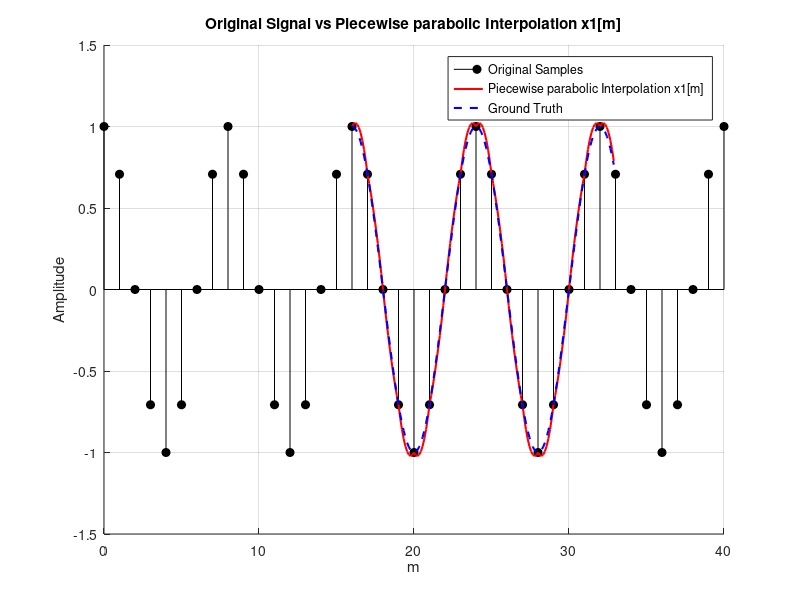
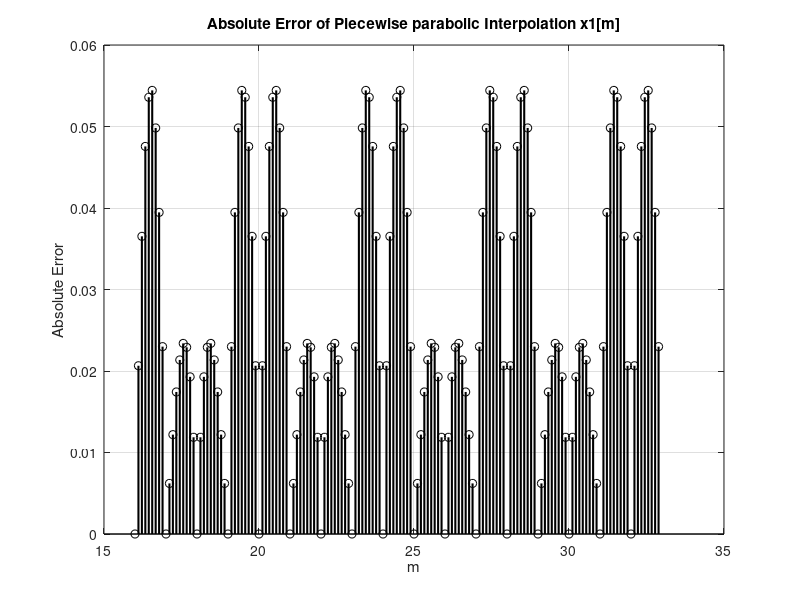

Recreate these plots in MATLAB, in order.
clc; clear;

%% Tham số đầu vào
phi = 0;                   % Phi = 0 (mod(d,5)/5)
Ts = 1;                   % Lấy Ts = 1 cho đơn giản (không ảnh hưởng kết quả)
m = 0:40;                 % Vùng tín hiệu rộng
x = cos(2*pi*(m*Ts/(8*Ts) + phi)); % Tín hiệu x1[m] với f_sampling = 8*f_signal

mu_set = 0:1/9:8/9;       % Các giá trị mu
m_interp = 16:32;         % Vùng nội suy

%% Hàm mẫu thật (ground truth)
t_true = m_interp' + mu_set;  % Các thời điểm thực
x_true = cos(2*pi*(t_true/8 + phi)); % Hàm gốc tại các điểm nội suy


%% Nội suy piecewise parabolic
alpha = 0.5;
x_parabolic = zeros(length(m_interp), length(mu_set));
for k = 1:length(m_interp)
    for i = 1:length(mu_set)
        mu = mu_set(i);
        n = m_interp(k) + 1;

        C1   = -alpha*mu + alpha*mu^2;
        C0   = 1 + (alpha - 1)*mu - alpha*mu^2;
        Cm1  = (alpha + 1)*mu - alpha*mu^2;
        Cm2  = -alpha*mu + alpha*mu^2;

        x_parabolic(k,i) = C1*x(n-1) + C0*x(n) + Cm1*x(n+1) + Cm2*x(n+2);
    end
end

%% Tính lỗi
err_parabolic = (x_parabolic - x_true).^2;

MSE_parabolic = mean(err_parabolic(:));

fprintf('Mean Squared Errors:\n');
fprintf('- Parabolic   : %.6f\n', MSE_parabolic);

%% Plot kết quả nội suy
%% Plot kết quả nội suy
x_parabolic_row = reshape(x_parabolic.', [], 1);
x_true_row   = reshape(x_true.', [], 1);

t_sampled = m;

t_interp = reshape(t_true.', [], 1);  % Flatten theo hàng

figure;
hold on;
grid on;

% Vẽ tín hiệu mẫu (gốc) dạng stem
stem(t_sampled, x, 'k', 'filled', 'DisplayName', 'Original Samples');

% Vẽ tín hiệu sau nội suy dạng đường liên tục
plot(t_interp, x_parabolic_row, 'r', 'LineWidth', 1.5, 'DisplayName', 'Piecewise parabolic Interpolation x1[m]');

% Vẽ giá trị thực (ground truth) nếu muốn so sánh
plot(t_interp, x_true_row, '--b', 'LineWidth', 1.5, 'DisplayName', 'Ground Truth');

% Cài đặt biểu đồ
xlabel('m');
ylabel('Amplitude');
legend;
title('Original Signal vs Piecewise parabolic Interpolation x1[m]');

figure;
stem(t_interp, abs(x_parabolic_row - x_true_row), 'black', 'LineWidth', 1.5);
xlabel('m');
ylabel('Absolute Error');
title('Absolute Error of Piecewise parabolic Interpolation x1[m]');
grid on;
